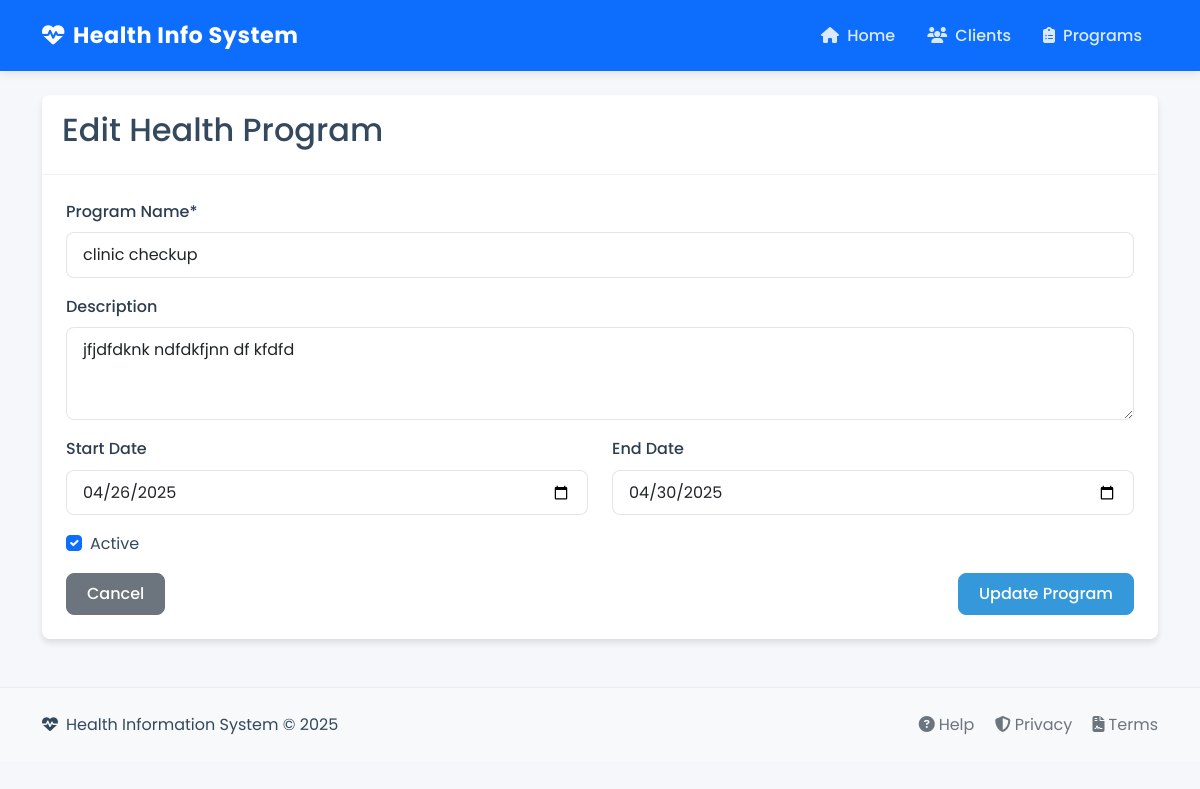
Page /programs/1/edit on the committed database.
### models/program.py (models this page shows, shortened)
class Program(db.Model):
    id = db.Column(db.Integer, primary_key=True)
    name = db.Column(db.String(100), nullable=False, unique=True)
    description = db.Column(db.Text)
    start_date = db.Column(db.Date)
    end_date = db.Column(db.Date)
    active = db.Column(db.Boolean, default=True)
    created_at = db.Column(db.DateTime, default=datetime.utcnow)
    updated_at = db.Column(db.DateTime, default=datetime.utcnow, onupdate=datetime.utcnow)

### routes/web.py (the view, shortened to what this page needs)
@web.route('/programs/<int:program_id>/edit', methods=['GET', 'POST'])
def edit_program(program_id):
    program = ProgramService.get_program(program_id)
    if not program:
        flash('Program not found', 'danger')
        return redirect(url_for('web.programs'))
    return render_template('program_form.html', program=program)

### services/program_service.py (called while the page is built)
    @staticmethod
    def get_program(program_id):
        return Program.query.get(program_id)

### templates/program_form.html (shortened to what this page needs)
{% extends 'base.html' %}
{% block content %}
<div class="card">
    <div class="card-header">
        <h2>{{ 'Edit' if program else 'Add New' }} Health Program</h2>
    </div>
    <div class="card-body">
        <form method="post">
            <div class="mb-3">
                <label for="name" class="form-label">Program Name*</label>
                <input type="text" class="form-control" id="name" name="name" required
                    value="{{ program.name if program else '' }}">
            </div>
            <div class="mb-3">
                <label for="description" class="form-label">Description</label>
                <textarea class="form-control" id="description" name="description" rows="3">{{ program.description if program else '' }}</textarea>
            </div>
            <div class="row">
                <div class="col-md-6 mb-3">
                    <label for="start_date" class="form-label">Start Date</label>
                    <input type="date" class="form-control" id="start_date" name="start_date"
                        value="{{ program.start_date if program and program.start_date else '' }}">
                </div>
                <div class="col-md-6 mb-3">
                    <label for="end_date" class="form-label">End Date</label>
                    <input type="date" class="form-control" id="end_date" name="end_date"
                        value="{{ program.end_date if program and program.end_date else '' }}">
                </div>
            </div>
            <div class="mb-3 form-check">
                <input type="checkbox" class="form-check-input" id="active" name="active"
                    {{ 'checked' if not program or program.active else '' }}>
                <label class="form-check-label" for="active">Active</label>
            </div>
            <div class="d-flex justify-content-between">
                <a href="{{ url_for('web.programs') }}" class="btn btn-secondary">Cancel</a>
                <button type="submit" class="btn btn-primary">{{ 'Update' if program else 'Create' }} Program</button>
            </div>
        </form>
    </div>
</div>
{% endblock %}

### static/css/style.css (style rules this page uses)
:root { --primary-color: #2c3e50; --secondary-color: #3498db; --accent-color: #e74c3c; --success-color: #2ecc71; --warning-color: #f39c12; --light-color: #ecf0f1; --dark-color: #2c3e50; --text-color: #34495e; --border-radius: 0.5rem; --box-shadow: 0 4px 6px rgba(0, 0, 0, 0.1); --transition: all 0.3s ease; }
body { font-family: 'Poppins', 'Segoe UI', Tahoma, Geneva, Verdana, sans-serif; background-color: #f5f7fa; color: var(--text-color); line-height: 1.6; }
.card { border: none; border-radius: var(--border-radius); box-shadow: var(--box-shadow); transition: var(--transition); margin-bottom: 1.5rem; overflow: hidden; }
.card-header { background-color: #fff; border-bottom: 1px solid rgba(0, 0, 0, 0.05); font-weight: 600; padding: 1rem 1.25rem; }
.card-body { padding: 1.5rem; }
.btn { font-weight: 500; padding: 0.5rem 1.25rem; border-radius: var(--border-radius); transition: var(--transition); }
.btn-primary { background-color: var(--secondary-color); border-color: var(--secondary-color); }
.form-control { border-radius: var(--border-radius); padding: 0.6rem 1rem; border: 1px solid rgba(0, 0, 0, 0.1); }
.form-label { font-weight: 500; color: var(--primary-color); }

### rows in the picture
Program: name "clinic checkup", description "jfjdfdknk ndfdkfjnn df kfdfd", start_date "04/26/2025", end_date "04/30/2025"

### other values in the picture
{{ 'Edit' if program else 'Add New' }} "Edit"
{{ 'Update' if program else 'Create' }} "Update"
